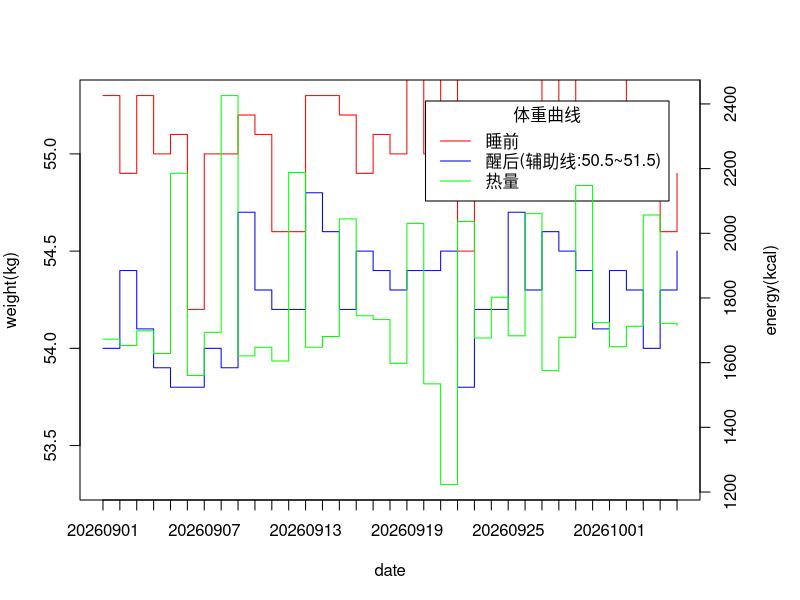

Source code (R):
date <- c("20260901","20260902","20260903","20260904","20260905","20260906","20260907","20260908","20260909","20260910","20260911","20260912","20260913","20260914","20260915","20260916","20260917","20260918","20260919","20260920","20260921","20260922","20260923","20260924","20260925","20260926","20260927","20260928","20260929","20260930","20261001","20261002","20261003","20261004","20261005")
weight1 <- c(55.3,54.9,55.3,55,55.1,54.2,55,55,55.2,55.1,54.6,54.6,55.3,55.3,55.2,54.9,55.1,55,55.4,55,55.4,54.5,55,54.9,55.2,55.1,55.5,55.1,55.4,55.4,55.5,55,55.2,54.6,54.9)
weight2 <- c(54,54.4,54.1,53.9,53.8,53.8,54,53.9,54.7,54.3,54.2,54.2,54.8,54.6,54.2,54.5,54.4,54.3,54.4,54.4,54.5,53.8,54.2,54.2,54.7,54.3,54.6,54.5,54.4,54.1,54.4,54.3,54,54.3,54.5)
energy <- c(1672.635,1652.951,1698.377,1628.160,2185.494,1560.439,1693.749,2425.859,1620.864,1647.495,1605.121,2188.048,1647.650,1680.808,2044.513,1744.990,1733.217,1597.932,2030.570,1534.368,1223.437,2036.464,1676.176,1802.431,1683.022,2060.812,1575.348,1678.100,2147.656,1723.785,1649.177,1712.563,2056.581,1721.449,1714.244)
opar <- par(mar = c(5,4,4,5))
plot(c(1:35),weight1,type="s",col="red",xaxt="n",xlab = "date",ylab = "weight(kg)",ylim=range(53.3:56))
lines(c(1:35),weight2,type="s",col="blue")
legend("topright",inset=.05,title="体重曲线",c("睡前","醒后(辅助线:50.5~51.5)","热量"),lty=c(1,1,1),col=c("red","blue","green"))
abline(h = 51.5,col="blue",lty = 3)
abline(h = 50.5,col="blue",lty = 3)
axis(1, c(1:35),date)
par(new = TRUE)
plot(c(1:35), energy,type="s", pch = "+", col = "green", axes = FALSE, xlab = "", ylab = "")
axis(side = 4, at = pretty(range(energy)))
mtext("energy(kcal)", side = 4, line = 3)
